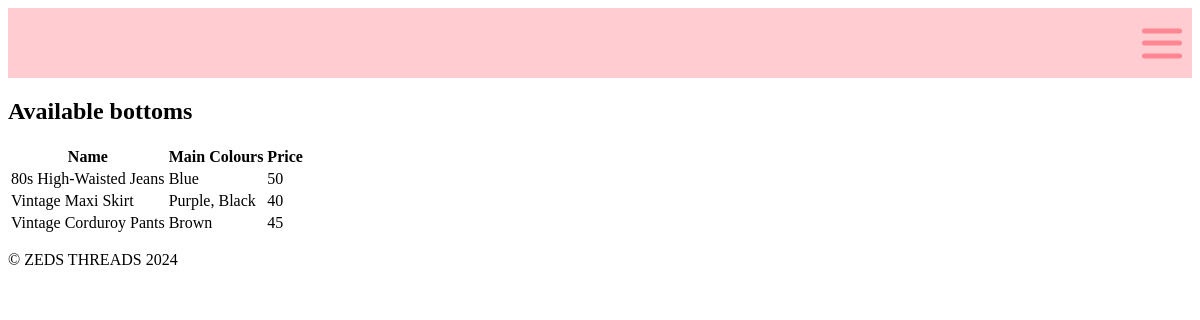
The app's page /bottoms.html with its own data.
### tables this page shows
CREATE TABLE clothing_data (id INTEGER PRIMARY KEY, name TEXT (0, 100), main_colours TEXT (1, 100), price NUMERIC (1, 5), cat_id NUMERIC REFERENCES clothing_category (catergoryid));

### main.py (the view)
@app.route('/bottoms.html')
def render_bottoms():
    con = create_connection(DATABASE)
    if con:
        query = "SELECT name, main_colours, price FROM clothing_data WHERE cat_id = 5"
        cur = con.cursor()
        cur.execute(query)
        clothing_list = cur.fetchall()
        con.close()
        return render_template('bottoms.html', clothing=clothing_list)
    else:
        return "Error"

### main.py (called while the page is built)
def create_connection(db_file):
    try:
        connection = sqlite3.connect(db_file)
        return connection
    except Error as e:
        print(e)
    return None

### templates/bottoms.html (shortened to what this page needs)
{% extends "base.html" %}
{% block main %}
<h2>Available bottoms</h2>
<table>
    <tr>
        <th>Name</th>
        <th>Main Colours</th>
        <th>Price</th>
    </tr>
    {% for item in clothing %}
    <tr>
        <td>{{ item[0] }}</td>
        <td>{{ item[1] }}</td>
        <td>{{ item[2] }}</td>
    </tr>
    {% endfor %}
</table>
{% endblock %}

### records on screen
clothing_data: name "80s High-Waisted Jeans", main_colours "Blue", price "50"
clothing_data: name "Vintage Maxi Skirt", main_colours "Purple, Black", price "40"
clothing_data: name "Vintage Corduroy Pants", main_colours "Brown", price "45"
